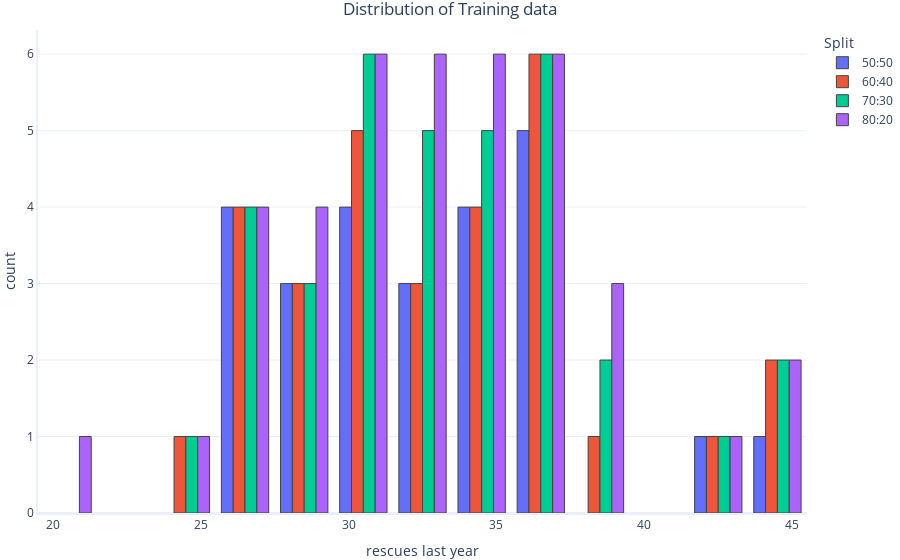

Write notebook code for a chart like this one.
### Code cell
# Add a column for each "train" set that identifies the split used
train_8020 = train_8020.assign(Split="80:20")
train_7030 = train_7030.assign(Split="70:30")
train_6040 = train_6040.assign(Split="60:40")
train_5050 = train_5050.assign(Split="50:50")

# Concatenate training sets so we can plot them on the same chart
split_df = pandas.concat([train_5050, train_6040, train_7030, train_8020], axis=0)

# Plot a histogram of data distribution
graphing.multiple_histogram(
    split_df,
    label_x="rescues_last_year",
    label_group="Split",
    title="Distribution of Training data",
)


# We can draw a couple of conclusions from the plot above:
#
# 1. The `train_test_split()` function we used does a fairly good job of keeping a fair distribution of data across different ratios. It attempts to keep different values represented in the same proportion.
#
# 2. When we use a `50:50` ratio, however, we have to leave so much data out of the _train_ set that some values aren't present anymore! (can you spot where blue bars are missing?)
#
# Point `2` is especially concerning since if that data isn't available for training, our model can't learn from it, and therefore will not make accurate predictions. In other words, using a `50:50` split doesn't look like a good idea for this dataset!

# ## Fitting and evaluating models with different split ratios
#
# Let's fit models using different splits, then see how they appear to perform:

### Figure 1 — Plotly figure (JSON) as saved in the notebook; plotly's stock layout.template omitted (floating-point values rounded to 4 significant figures)
{"data": [{"histfunc": "count", "name": "50:50", "x": [42, 37, 34, 30, 35, 30, 26, 29, 37, 31, 26, 35, 30, 28, 44, 37, 37, 32, 33, 26, 34, 32, 29, 36, 27], "type": "histogram"}, {"histfunc": "count", "name": "60:40", "x": [44, 25, 39, 30, 36, 42, 37, 34, 30, 35, 30, 26, 29, 37, 31, 26, 35, 30, 28, 44, 37, 37, 32, 33, 26, 34, 32, 29, 36, 27], "type": "histogram"}, {"histfunc": "count", "name": "70:30", "x": [30, 38, 34, 32, 32, 44, 25, 39, 30, 36, 42, 37, 34, 30, 35, 30, 26, 29, 37, 31, 26, 35, 30, 28, 44, 37, 37, 32, 33, 26, 34, 32, 29, 36, 27], "type": "histogram"}, {"histfunc": "count", "name": "80:20", "x": [20, 29, 35, 33, 38, 30, 38, 34, 32, 32, 44, 25, 39, 30, 36, 42, 37, 34, 30, 35, 30, 26, 29, 37, 31, 26, 35, 30, 28, 44, 37, 37, 32, 33, 26, 34, 32, 29, 36, 27], "type": "histogram"}], "layout": {"title": {"text": "Distribution of Training data"}, "xaxis": {"title": {"text": "rescues last year"}}, "yaxis": {"title": {"text": "count"}}, "legend": {"title": {"text": "Split"}}}}
